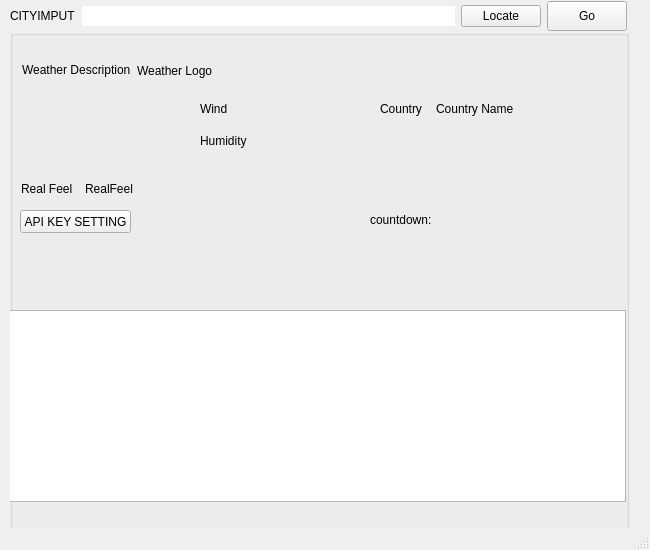
<?xml version="1.0" encoding="UTF-8"?>
<ui version="4.0">
 <class>MainWindow</class>
 <widget class="QMainWindow" name="MainWindow">
  <property name="geometry">
   <rect>
    <x>0</x>
    <y>0</y>
    <width>650</width>
    <height>550</height>
   </rect>
  </property>
  <property name="minimumSize">
   <size>
    <width>650</width>
    <height>550</height>
   </size>
  </property>
  <property name="maximumSize">
   <size>
    <width>650</width>
    <height>550</height>
   </size>
  </property>
  <property name="windowTitle">
   <string>WeatherApp</string>
  </property>
  <widget class="QWidget" name="centralwidget">
   <widget class="QWidget" name="layoutWidget">
    <property name="geometry">
     <rect>
      <x>10</x>
      <y>30</y>
      <width>619</width>
      <height>579</height>
     </rect>
    </property>
    <layout class="QVBoxLayout" name="verticalLayout_3">
     <item>
      <widget class="QGroupBox" name="groupBox">
       <property name="minimumSize">
        <size>
         <width>0</width>
         <height>200</height>
        </size>
       </property>
       <property name="title">
        <string/>
       </property>
       <widget class="QWidget" name="layoutWidget">
        <property name="geometry">
         <rect>
          <x>370</x>
          <y>70</y>
          <width>134</width>
          <height>18</height>
         </rect>
        </property>
        <layout class="QHBoxLayout" name="horizontalLayout_3">
         <item>
          <widget class="QLabel" name="label_8">
           <property name="text">
            <string>Country</string>
           </property>
          </widget>
         </item>
         <item>
          <widget class="QLabel" name="lblCityCountry">
           <property name="text">
            <string>Country Name</string>
           </property>
          </widget>
         </item>
        </layout>
       </widget>
       <widget class="QWidget" name="layoutWidget">
        <property name="geometry">
         <rect>
          <x>370</x>
          <y>100</y>
          <width>134</width>
          <height>18</height>
         </rect>
        </property>
        <layout class="QHBoxLayout" name="horizontalLayout_4"/>
       </widget>
       <widget class="QWidget" name="layoutWidget">
        <property name="geometry">
         <rect>
          <x>190</x>
          <y>100</y>
          <width>161</width>
          <height>21</height>
         </rect>
        </property>
        <layout class="QHBoxLayout" name="horizontalLayout_6">
         <item>
          <widget class="QLabel" name="label_3">
           <property name="text">
            <string>Humidity</string>
           </property>
          </widget>
         </item>
         <item>
          <widget class="QLabel" name="lblHumidity">
           <property name="text">
            <string/>
           </property>
          </widget>
         </item>
        </layout>
       </widget>
       <widget class="QWidget" name="layoutWidget">
        <property name="geometry">
         <rect>
          <x>190</x>
          <y>70</y>
          <width>161</width>
          <height>18</height>
         </rect>
        </property>
        <layout class="QHBoxLayout" name="horizontalLayout_7">
         <item>
          <widget class="QLabel" name="label_4">
           <property name="text">
            <string>Wind</string>
           </property>
          </widget>
         </item>
         <item>
          <widget class="QLabel" name="lblWindSpeed">
           <property name="text">
            <string/>
           </property>
          </widget>
         </item>
        </layout>
       </widget>
       <widget class="QWidget" name="layoutWidget">
        <property name="geometry">
         <rect>
          <x>12</x>
          <y>20</y>
          <width>281</width>
          <height>41</height>
         </rect>
        </property>
        <layout class="QHBoxLayout" name="horizontalLayout_8">
         <item>
          <widget class="QLabel" name="lblDescription">
           <property name="maximumSize">
            <size>
             <width>16777215</width>
             <height>20</height>
            </size>
           </property>
           <property name="text">
            <string>Weather Description</string>
           </property>
          </widget>
         </item>
         <item>
          <widget class="QLabel" name="lblWeatherLogo">
           <property name="text">
            <string>Weather Logo</string>
           </property>
          </widget>
         </item>
         <item>
          <widget class="QLabel" name="lblWeatherIcon">
           <property name="text">
            <string/>
           </property>
          </widget>
         </item>
        </layout>
       </widget>
       <widget class="QWidget" name="layoutWidget">
        <property name="geometry">
         <rect>
          <x>11</x>
          <y>150</y>
          <width>121</width>
          <height>17</height>
         </rect>
        </property>
        <layout class="QHBoxLayout" name="horizontalLayout_2">
         <item>
          <widget class="QLabel" name="lblRealFeel_2">
           <property name="text">
            <string>Real Feel</string>
           </property>
          </widget>
         </item>
         <item>
          <widget class="QLabel" name="lblFeelsLike">
           <property name="text">
            <string>RealFeel</string>
           </property>
          </widget>
         </item>
        </layout>
       </widget>
       <widget class="QWidget" name="layoutWidget">
        <property name="geometry">
         <rect>
          <x>14</x>
          <y>70</y>
          <width>171</width>
          <height>72</height>
         </rect>
        </property>
        <layout class="QHBoxLayout" name="horizontalLayout_5">
         <item>
          <widget class="QLabel" name="lblTemperature">
           <property name="minimumSize">
            <size>
             <width>50</width>
             <height>70</height>
            </size>
           </property>
           <property name="maximumSize">
            <size>
             <width>300</width>
             <height>16777215</height>
            </size>
           </property>
           <property name="font">
            <font>
             <pointsize>40</pointsize>
            </font>
           </property>
           <property name="text">
            <string/>
           </property>
          </widget>
         </item>
        </layout>
       </widget>
       <widget class="QLabel" name="countdownLabel">
        <property name="enabled">
         <bool>true</bool>
        </property>
        <property name="geometry">
         <rect>
          <x>360</x>
          <y>180</y>
          <width>191</width>
          <height>20</height>
         </rect>
        </property>
        <property name="text">
         <string>countdown:</string>
        </property>
       </widget>
       <widget class="QPushButton" name="actionApiKeySettings">
        <property name="geometry">
         <rect>
          <x>10</x>
          <y>180</y>
          <width>111</width>
          <height>23</height>
         </rect>
        </property>
        <property name="text">
         <string>API KEY SETTING</string>
        </property>
       </widget>
       <widget class="QTableWidget" name="forecastTableWidget">
        <property name="geometry">
         <rect>
          <x>-5</x>
          <y>280</y>
          <width>621</width>
          <height>192</height>
         </rect>
        </property>
       </widget>
      </widget>
     </item>
     <item>
      <spacer name="verticalSpacer_2">
       <property name="orientation">
        <enum>Qt::Orientation::Vertical</enum>
       </property>
       <property name="sizeType">
        <enum>QSizePolicy::Policy::Fixed</enum>
       </property>
       <property name="sizeHint" stdset="0">
        <size>
         <width>20</width>
         <height>10</height>
        </size>
       </property>
      </spacer>
     </item>
     <item>
      <widget class="QPushButton" name="btnMoreDetails">
       <property name="minimumSize">
        <size>
         <width>100</width>
         <height>30</height>
        </size>
       </property>
       <property name="maximumSize">
        <size>
         <width>100</width>
         <height>30</height>
        </size>
       </property>
       <property name="text">
        <string>More Details..</string>
       </property>
      </widget>
     </item>
    </layout>
   </widget>
   <widget class="QWidget" name="layoutWidget">
    <property name="geometry">
     <rect>
      <x>10</x>
      <y>0</y>
      <width>617</width>
      <height>32</height>
     </rect>
    </property>
    <layout class="QHBoxLayout" name="horizontalLayout">
     <item>
      <widget class="QLabel" name="City">
       <property name="text">
        <string>CITYIMPUT</string>
       </property>
      </widget>
     </item>
     <item>
      <widget class="QLineEdit" name="txtCityName">
       <property name="enabled">
        <bool>true</bool>
       </property>
       <property name="frame">
        <bool>false</bool>
       </property>
      </widget>
     </item>
     <item>
      <widget class="QPushButton" name="btnLocate">
       <property name="text">
        <string>Locate</string>
       </property>
      </widget>
     </item>
     <item>
      <widget class="QPushButton" name="btnGo">
       <property name="minimumSize">
        <size>
         <width>0</width>
         <height>30</height>
        </size>
       </property>
       <property name="text">
        <string>Go</string>
       </property>
      </widget>
     </item>
    </layout>
   </widget>
  </widget>
  <widget class="QMenuBar" name="menubar">
   <property name="geometry">
    <rect>
     <x>0</x>
     <y>0</y>
     <width>650</width>
     <height>21</height>
    </rect>
   </property>
  </widget>
  <widget class="QStatusBar" name="statusbar"/>
 </widget>
 <resources/>
 <connections/>
</ui>
